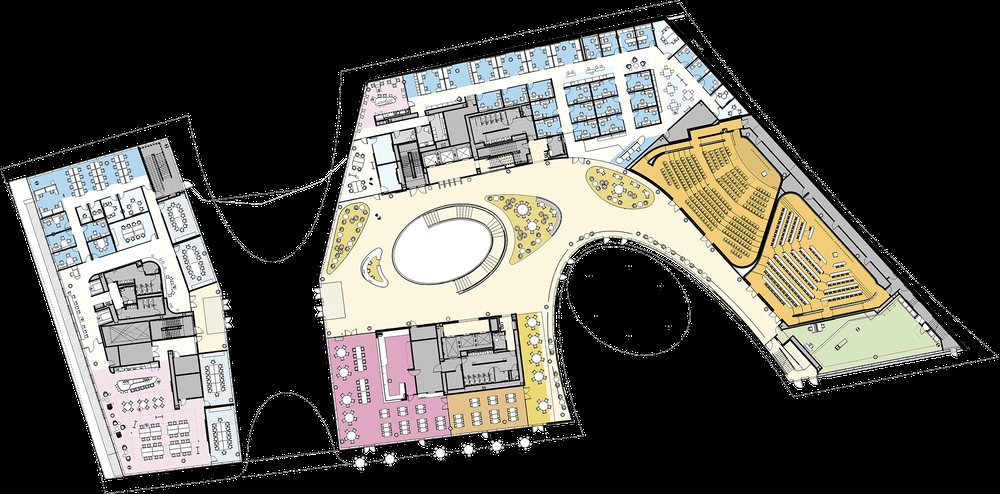
#> input picture floorplans/architect-pdfs/lowres-website-images/FLAT-1-2x.png, 1000 x 494 px, shrunk from 1620 x 800 before the run
$ python -i footprint.py   (imports and definitions only)
#> lines starting #> are read from the running program, lines starting #| are printed output that depends on the picture; after the words box and inside, x2 and y2 are one past the last pixel; in counts of white or black regions, pixels touching at a corner belong together
import cv2, numpy as np, json, sys
def footprint(path, dark_thresh=110, out=None, eps=6):
#> called with dark_thresh = 110, eps = 6
    img=cv2.imread(path); gray=cv2.cvtColor(img,cv2.COLOR_BGR2GRAY)
#> in footprint, img is the input picture: shape (494, 1000, 3); mean B, G, R 80, 85.4, 87.3
#> after `gray = cv2.cvtColor(img, cv2.COLOR_BGR2GRAY)`:
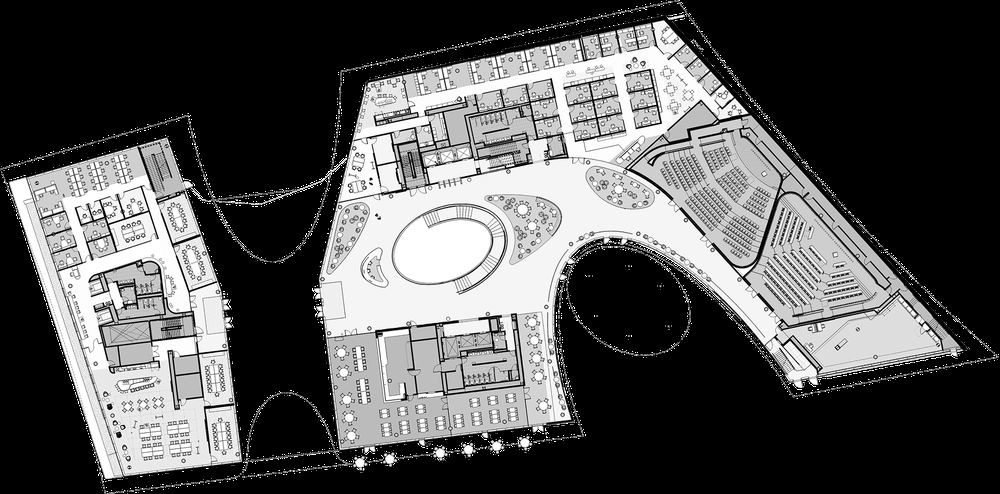
#> gray: shape (494, 1000); min 0, max 255, mean 85.4
    hsv=cv2.cvtColor(img,cv2.COLOR_BGR2HSV)
#> hsv: shape (494, 1000, 3); mean H, S, V 18.6, 13.5, 89
    dark=(gray<dark_thresh).astype(np.uint8)
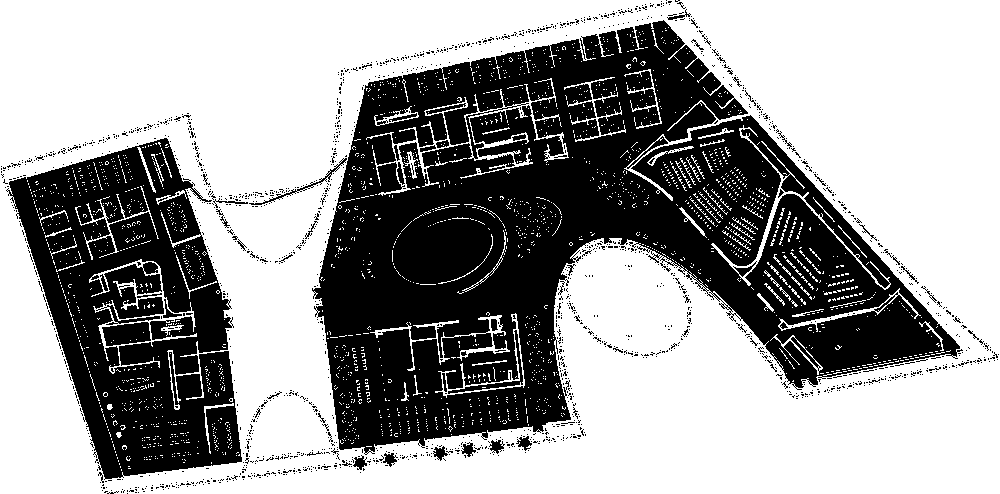
#> dark: shape (494, 1000); values 0 (black) and 1 (white), 61.2% white; 1729 black regions (1673 under 20 px), largest, box (x1, y1, x2, y2) and area: (312, 20, 963, 455) 137184, (6, 138, 242, 480) 45391, (102, 322, 151, 346) 875
    dark=cv2.dilate(dark,np.ones((3,3),np.uint8))
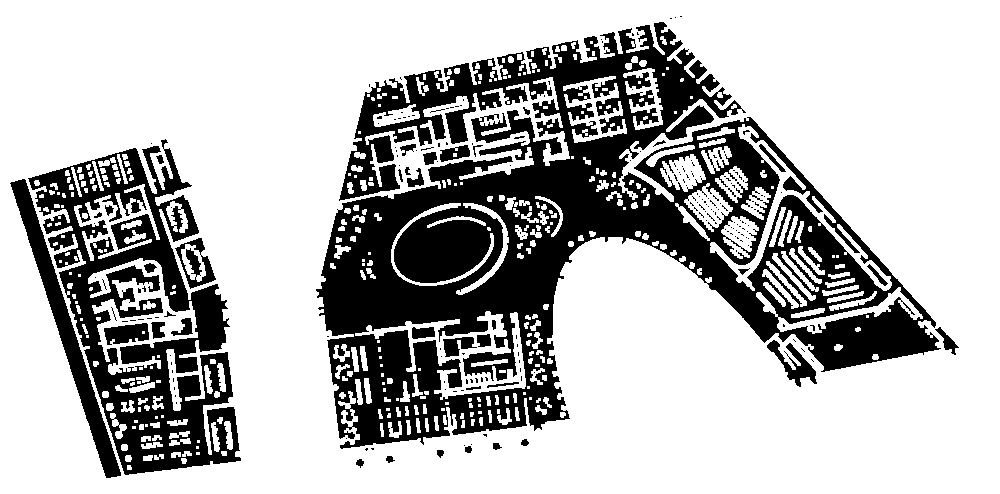
#> dark: shape (494, 1000); values 0 (black) and 1 (white), 71.8% white; 223 black regions (185 under 20 px), largest, box (x1, y1, x2, y2) and area: (316, 22, 941, 449) 101163, (28, 139, 241, 475) 27306, (10, 179, 121, 478) 4798
    # flood from corners over non-dark region
    h,w=gray.shape
#> h = 494; w = 1000
    ff=(1-dark).copy(); mask=np.zeros((h+2,w+2),np.uint8)
#> after `ff = (1 - dark).copy()`: ff: shape (494, 1000); values 0 (black) and 1 (white), 28.2% white; 223 white regions (185 under 20 px)
    for seed in [(2,2),(w-3,2),(2,h-3),(w-3,h-3)]:
        if ff[seed[1],seed[0]]==1: cv2.floodFill(ff,mask,seed,2)
    inside=(ff!=2).astype(np.uint8)
#> inside: shape (494, 1000); every value is 1
    n,lab,stats,_=cv2.connectedComponentsWithStats(inside)
#> lab: shape (494, 1000) int32; every value is 1
#> n = 2; stats = [[-1, 2147483647, 0, 0, 0], [0, 0, 1000, 494, 494000]]
    big=1+np.argmax(stats[1:,cv2.CC_STAT_AREA])
#> big = 1
    fp=(lab==big).astype(np.uint8)*255
#> fp: shape (494, 1000); every value is 255
    fp=cv2.morphologyEx(fp,cv2.MORPH_OPEN,np.ones((9,9),np.uint8))
    cnts,_=cv2.findContours(fp,cv2.RETR_EXTERNAL,cv2.CHAIN_APPROX_NONE)
#> cnts = 1 contour; box (x1, y1, x2, y2) and area: (0, 0, 1000, 494) 492507
    c=max(cnts,key=cv2.contourArea)
#> c = contour of 2984 points, box (x1, y1, x2, y2) (0, 0, 1000, 494), area 492507
    ap=cv2.approxPolyDP(c,eps,True).reshape(-1,2)
#> ap = [[0, 0], [0, 493], [999, 493], [999, 0]]
    if out:
        dbg=img.copy(); cv2.polylines(dbg,[ap],True,(0,0,255),2)
        for i,(x,y) in enumerate(ap):
            cv2.circle(dbg,(int(x),int(y)),4,(0,255,0),-1)
            cv2.putText(dbg,str(i),(int(x)+4,int(y)-4),cv2.FONT_HERSHEY_SIMPLEX,0.45,(0,120,0),1)
        cv2.imwrite(out,dbg)
    return ap, c.reshape(-1,2)
# [7 lines not run here, left out]

>>> result = footprint('../../floorplans/architect-pdfs/lowres-website-images/FLAT-1-2x.png')
